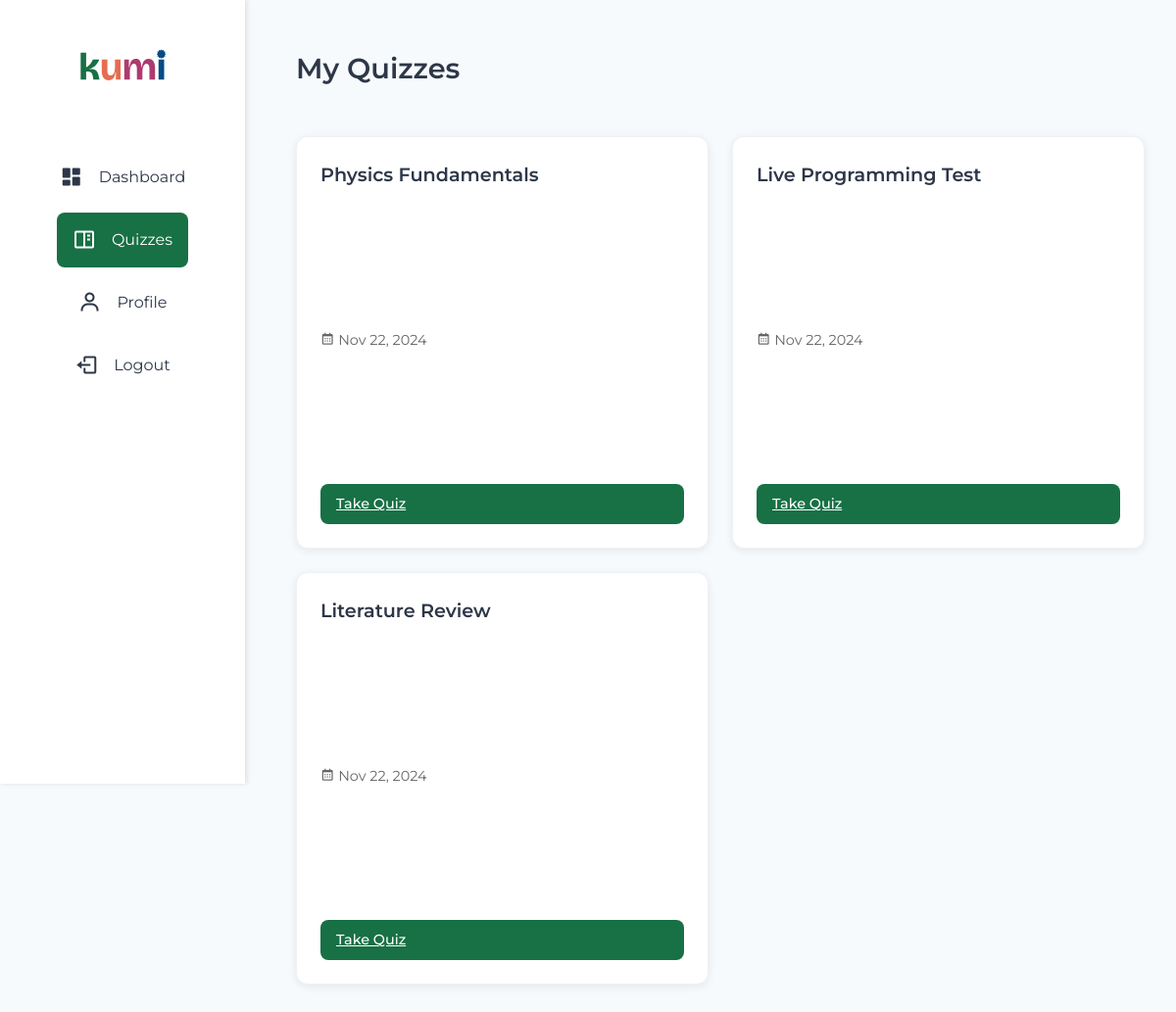
The app's page /view/quiz.php (signed in) with its own data.
### tables this page shows
CREATE TABLE `Quizzes` (
  `quiz_id` int(11) NOT NULL,
  `title` varchar(255) NOT NULL,
  `description` text DEFAULT NULL,
  `created_by` int(11) NOT NULL,
  `mode` enum('individual','group','live','asynchronous') NOT NULL,
  `deadline` datetime DEFAULT NULL,
  `created_at` timestamp NOT NULL DEFAULT current_timestamp()
);

### utils/Database.php (called while the page is built, shortened)
<?php
class Database {
    private static $instance = null;
    private $connection;
    private function __construct() {
        $this->connection = new mysqli("localhost", "root", "", "kumidb");
        $this->connection->set_charset("utf8mb4");
    }
    public static function getInstance() {
        if (self::$instance === null) {
            self::$instance = new self();
        }
        return self::$instance;
    }
    public function query($sql, $params = []) {
        $stmt = $this->connection->prepare($sql);
        if (!empty($params)) {
            $types = str_repeat('s', count($params));
            $stmt->bind_param($types, ...$params);
        }
        if (!$stmt->execute()) {
            throw new Exception("Execute failed: " . $stmt->error);
        }
        $result = $stmt->get_result();
        return $result;
    }
}

### functions/quiz_functions.php (called while the page is built, shortened)
<?php
require_once '../utils/Database.php';
function getAvailableQuizzes($studentId) {
    $db = Database::getInstance();
    $sql = "SELECT q.quiz_id, q.title, q.description, q.mode, q.deadline, q.created_at
            FROM Quizzes q
            LEFT JOIN QuizResults qr ON q.quiz_id = qr.quiz_id AND qr.user_id = ?
            WHERE qr.result_id IS NULL
            AND (q.deadline IS NULL OR q.deadline > NOW())
            ORDER BY q.created_at DESC";
    $result = $db->query($sql, [$studentId]);
    $quizzes = [];
    while ($row = $result->fetch_assoc()) {
        $quizzes[] = [
            'quiz_id' => (int)$row['quiz_id'],
            'title' => htmlspecialchars($row['title']),
            'description' => htmlspecialchars($row['description']),
            'mode' => $row['mode'],
            'deadline' => $row['deadline'],
            'created_at' => $row['created_at']
        ];
    }
    return $quizzes;
}
function getCompletedQuizzes($userId) {
    try {
        $db = Database::getInstance();
        $sql = "SELECT
                qr.result_id,
                qr.quiz_id,
                qr.score,
                qr.submitted_at,
                q.title,
                q.description,
                q.mode,
                (SELECT COUNT(*)
                 FROM Responses r
                 WHERE r.result_id = qr.result_id AND r.is_correct = 1) as correct_answers,
                (SELECT COUNT(*)
                 FROM Questions qs
                 WHERE qs.quiz_id = q.quiz_id) as total_questions
                FROM QuizResults qr
                JOIN Quizzes q ON qr.quiz_id = q.quiz_id
                WHERE qr.user_id = ?
                ORDER BY qr.submitted_at DESC";
        $result = $db->query($sql, [$userId]);
        $completedQuizzes = [];
        while ($row = $result->fetch_assoc()) {
            $completedQuizzes[] = [
                'result_id' => (int)$row['result_id'],
                'quiz_id' => (int)$row['quiz_id'],
                'title' => htmlspecialchars($row['title']),
                'description' => htmlspecialchars($row['description']),
                'score' => (float)$row['score'],
                'submitted_at' => $row['submitted_at'],
                'mode' => $row['mode'],
                'correct_answers' => (int)$row['correct_answers'],
                'total_questions' => (int)$row['total_questions'],
                'performance' => $row['score'] >= 70 ? 'pass' : 'fail'
            ];
        }
        return $completedQuizzes;
    } catch (Exception $e) {
        error_log("Error getting completed quizzes: " . $e->getMessage());
        return [];
    }
}

### view/quiz.php (the view, shortened to what this page needs)
<?php
require_once '../functions/quiz_functions.php';
include_once '../components/sidebar.php';
$userId = $_SESSION['user_id'];
$userRole = $_SESSION['role'];
if ($userRole === 'student') {
    $quizzes = getAvailableQuizzes($userId);
} else {
    $quizzes = getQuizzesByTeacher($userId);
}
$completedQuizIds = [];
if ($userRole === 'student') {
    $completedQuizzes = getCompletedQuizzes($userId);
    $completedQuizIds = array_column($completedQuizzes, 'quiz_id');
}
?>
<!DOCTYPE html>
<html lang="en">
<head>
    <link rel="stylesheet" href="../assets/css/styles.css">
    <link rel="stylesheet" href="../assets/css/quiz.css">
    <link href='https://unpkg.com/boxicons@2.1.4/css/boxicons.min.css' rel='stylesheet'>
</head>
<body>
    <?php include_once '../components/sidebar.php'; ?>
    <main class="quiz-page">
        <div class="quiz-sections">
            <div class="page-header">
                <h1>My Quizzes</h1>
            </div>
            <div class="quiz-grid">
                <?php foreach ($quizzes as $quiz): ?>
                    <div class="quiz-card" data-quiz-id="<?= $quiz['quiz_id'] ?>" data-mode="<?= $quiz['mode'] ?>">
                        <div class="quiz-card-header">
                            <h3><?= htmlspecialchars($quiz['title']) ?></h3>
                        </div>
                        <div class="quiz-meta">
                            <span><i class='bx bx-calendar'></i> <?= date('M d, Y', strtotime($quiz['created_at'])) ?></span>
                        </div>
                        <div class="quiz-actions">
                            <?php if ($userRole === 'student'): ?>
                                <?php if (in_array($quiz['quiz_id'], $completedQuizIds)): ?>
                                    <a href="quiz_result.php?id=<?= $quiz['quiz_id'] ?>" class="view-btn">View Results</a>
                                <?php else: ?>
                                    <a href="take_quiz.php?id=<?= $quiz['quiz_id'] ?>" class="take-btn">Take Quiz</a>
                                <?php endif; ?>
                            <?php endif; ?>
                        </div>
                    </div>
                <?php endforeach; ?>
            </div>
        </div>
    </main>
</body>
</html>

### assets/css/styles.css (style rules this page uses)
:root { --h1: 3.5rem; --h2: 3rem; --h3: 2rem; --h4: 1.5rem; --text-large: 1.4rem; --text-medium: 1.2rem; --text-small: 1rem; --color-primary: #187045; --color-secondary: #E46E51; --color-accent: #DCA05F; --color-dark: #333; --color-light: #fff; --color-bg-dark: #f5f5f5; --color-bg-light: #ffffff; --color-hover-dark: #044B85; --color-error: tomato; --shadow-light: 0 5px 15px rgba(0, 0, 0, 0.1); --shadow-dark: 0 1rem 1rem rgba(0, 0, 0, 0.25); --radius-small: 5px; --radius-large: 30px; --padding-small: 0.5rem; --padding-medium: 1rem; --padding-large: 2rem; --gutter-small: 1rem; --gutter-medium: 2rem; --gutter-large: 3rem; --gutter-x-large: 6rem; }
body { font-family: 'Montserrat', sans-serif; font-size: var(--text-medium); color: var(--text-color); background-color: var(--bg-color-primary); line-height: 1.4; }
h1 { font-size: var(--h1); }
h3 { font-size: var(--h3); }
p, a, input, button { font-size: var(--text-small); }
* { margin: 0; padding: 0; box-sizing: border-box; }
body { font-family: 'Montserrat', sans-serif; background-color: var(--bg-color-primary); color: var(--text-color); overflow-x: hidden; }

### assets/css/quiz.css (style rules this page uses)
:root { --color-primary: #187045; --color-secondary: #166339; --color-highlight: #1a8550; --color-light: #ffffff; --color-dark: #2D3748; --color-bg: #f7fafc; --success-bg: #e8f5e9; --success-color: #2e7d32; --error-bg: #ffebee; --error-color: #dc2626; --border-color: #eef2f6; }
* { font-family: 'Montserrat', sans-serif; box-sizing: border-box; margin: 0; padding: 0; }
body { background-color: #f7fafc; color: var(--text-color); line-height: 1.5; }
.quiz-sections { padding: 2rem; max-width: 1400px; margin: 0 auto; margin-left: 270px; }
.quiz-grid { display: grid; grid-template-columns: repeat(auto-fill, minmax(280px, 1fr)); gap: 1.5rem; margin-top: 2rem; }
.quiz-card { background: var(--color-light); border-radius: 12px; padding: 1.5rem; box-shadow: 0 2px 8px rgba(0, 0, 0, 0.08); transition: all 0.3s ease; border: 1px solid var(--border-color); aspect-ratio: 1 / 1; display: flex; flex-direction: column; }
.quiz-card::before { content: ''; position: absolute; top: 0; left: 0; right: 0; height: 4px; background: linear-gradient(135deg, var(--color-primary), var(--color-highlight)); transform: scaleX(0); transition: transform 0.3s ease; }
.quiz-card-header { margin-bottom: auto; }
.quiz-card-header h3 { font-weight: 600; font-size: 1.2rem; color: var(--color-dark); margin-bottom: 0.5rem; }
.quiz-meta { margin: 1rem 0; display: flex; flex-direction: column; gap: 0.5rem; font-size: 0.9rem; color: #666; }
.quiz-actions { margin-top: auto; display: flex; gap: 0.8rem; }
.quiz-actions button, .quiz-actions a { padding: 0.6rem 1rem; border-radius: 8px; font-size: 0.9rem; font-weight: 500; transition: all 0.2s ease; }
.take-btn, .view-btn { background: var(--color-primary); color: var(--color-light); flex: 1; }
.page-header { display: flex; justify-content: space-between; align-items: center; margin-bottom: 2rem; padding: 1rem 0; }
.page-header h1 { font-size: 1.8rem; font-weight: 600; color: var(--color-dark); margin: 0; }

### records on screen
quizzes: title "Physics Fundamentals", created_at "Nov 22, 2024"
quizzes: title "Live Programming Test", created_at "Nov 22, 2024"
quizzes: title "Literature Review", created_at "Nov 22, 2024"
